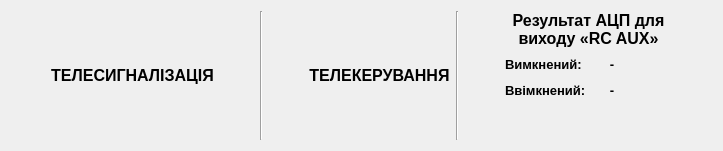
        <widget class="QWidget" name="tMonitor">
         <attribute name="title">
          <string>Монітор</string>
         </attribute>
         <layout class="QHBoxLayout" name="horizontalLayout_6">
          <item>
           <spacer name="horizontalSpacer_14">
            <property name="orientation">
             <enum>Qt::Orientation::Horizontal</enum>
            </property>
            <property name="sizeHint" stdset="0">
             <size>
              <width>40</width>
              <height>20</height>
             </size>
            </property>
           </spacer>
          </item>
          <item>
           <layout class="QVBoxLayout" name="vlTeleSignalStatus">
            <property name="spacing">
             <number>4</number>
            </property>
            <item>
             <widget class="QLabel" name="lTsState">
              <property name="minimumSize">
               <size>
                <width>0</width>
                <height>25</height>
               </size>
              </property>
              <property name="maximumSize">
               <size>
                <width>1000</width>
                <height>25</height>
               </size>
              </property>
              <property name="font">
               <font>
                <pointsize>12</pointsize>
                <bold>true</bold>
               </font>
              </property>
              <property name="text">
               <string>ТЕЛЕСИГНАЛІЗАЦІЯ</string>
              </property>
              <property name="alignment">
               <set>Qt::AlignmentFlag::AlignCenter</set>
              </property>
             </widget>
            </item>
           </layout>
          </item>
          <item>
           <spacer name="horizontalSpacer">
            <property name="orientation">
             <enum>Qt::Orientation::Horizontal</enum>
            </property>
            <property name="sizeHint" stdset="0">
             <size>
              <width>40</width>
              <height>20</height>
             </size>
            </property>
           </spacer>
          </item>
          <item>
           <widget class="Line" name="line_3">
            <property name="orientation">
             <enum>Qt::Orientation::Vertical</enum>
            </property>
           </widget>
          </item>
          <item>
           <spacer name="horizontalSpacer_13">
            <property name="orientation">
             <enum>Qt::Orientation::Horizontal</enum>
            </property>
            <property name="sizeHint" stdset="0">
             <size>
              <width>40</width>
              <height>20</height>
             </size>
            </property>
           </spacer>
          </item>
          <item>
           <layout class="QVBoxLayout" name="vlTcControlMonitorInternal">
            <property name="spacing">
             <number>4</number>
            </property>
            <property name="leftMargin">
             <number>0</number>
            </property>
            <item>
             <widget class="QLabel" name="label_4">
              <property name="minimumSize">
               <size>
                <width>0</width>
                <height>25</height>
               </size>
              </property>
              <property name="maximumSize">
               <size>
                <width>1000</width>
                <height>25</height>
               </size>
              </property>
              <property name="font">
               <font>
                <pointsize>12</pointsize>
                <bold>true</bold>
               </font>
              </property>
              <property name="text">
               <string>ТЕЛЕКЕРУВАННЯ</string>
              </property>
              <property name="alignment">
               <set>Qt::AlignmentFlag::AlignCenter</set>
              </property>
             </widget>
            </item>
           </layout>
          </item>
          <item>
           <spacer name="horizontalSpacer_9">
            <property name="orientation">
             <enum>Qt::Orientation::Horizontal</enum>
            </property>
            <property name="sizeHint" stdset="0">
             <size>
              <width>0</width>
              <height>20</height>
             </size>
            </property>
           </spacer>
          </item>
          <item>
           <widget class="Line" name="line_7">
            <property name="orientation">
             <enum>Qt::Orientation::Vertical</enum>
            </property>
           </widget>
          </item>
          <item>
           <spacer name="horizontalSpacer_8">
            <property name="orientation">
             <enum>Qt::Orientation::Horizontal</enum>
            </property>
            <property name="sizeHint" stdset="0">
             <size>
              <width>40</width>
              <height>20</height>
             </size>
            </property>
           </spacer>
          </item>
          <item>
           <layout class="QVBoxLayout" name="verticalLayout_3">
            <property name="spacing">
             <number>6</number>
            </property>
            <property name="leftMargin">
             <number>0</number>
            </property>
            <item>
             <widget class="QLabel" name="label_5">
              <property name="font">
               <font>
                <pointsize>12</pointsize>
                <bold>true</bold>
               </font>
              </property>
              <property name="text">
               <string>Результат АЦП для
виходу «RC AUX»</string>
              </property>
              <property name="alignment">
               <set>Qt::AlignmentFlag::AlignCenter</set>
              </property>
             </widget>
            </item>
            <item>
             <layout class="QHBoxLayout" name="horizontalLayout_10">
              <item>
               <widget class="QLabel" name="lRcAdcOffName">
                <property name="font">
                 <font>
                  <pointsize>10</pointsize>
                  <bold>true</bold>
                 </font>
                </property>
                <property name="text">
                 <string>Вимкнений: </string>
                </property>
               </widget>
              </item>
              <item>
               <widget class="QLabel" name="lRcAdcOffVal">
                <property name="minimumSize">
                 <size>
                  <width>40</width>
                  <height>0</height>
                 </size>
                </property>
                <property name="maximumSize">
                 <size>
                  <width>40</width>
                  <height>16777215</height>
                 </size>
                </property>
                <property name="font">
                 <font>
                  <pointsize>10</pointsize>
                  <bold>true</bold>
                 </font>
                </property>
                <property name="text">
                 <string>-</string>
                </property>
                <property name="alignment">
                 <set>Qt::AlignmentFlag::AlignCenter</set>
                </property>
               </widget>
              </item>
              <item>
               <spacer name="horizontalSpacer_17">
                <property name="orientation">
                 <enum>Qt::Orientation::Horizontal</enum>
                </property>
                <property name="sizeHint" stdset="0">
                 <size>
                  <width>40</width>
                  <height>20</height>
                 </size>
                </property>
               </spacer>
              </item>
             </layout>
            </item>
            <item>
             <layout class="QHBoxLayout" name="horizontalLayout_11">
              <property name="topMargin">
               <number>0</number>
              </property>
              <item>
               <widget class="QLabel" name="lRcAdcOnName">
                <property name="font">
                 <font>
                  <pointsize>10</pointsize>
                  <bold>true</bold>
                 </font>
                </property>
                <property name="text">
                 <string>Ввімкнений:</string>
                </property>
               </widget>
              </item>
              <item>
               <widget class="QLabel" name="lRcAdcOnVal">
                <property name="minimumSize">
                 <size>
                  <width>40</width>
                  <height>0</height>
                 </size>
                </property>
                <property name="maximumSize">
                 <size>
                  <width>40</width>
                  <height>16777215</height>
                 </size>
                </property>
                <property name="font">
                 <font>
                  <pointsize>10</pointsize>
                  <bold>true</bold>
                 </font>
                </property>
                <property name="text">
                 <string>-</string>
                </property>
                <property name="alignment">
                 <set>Qt::AlignmentFlag::AlignCenter</set>
                </property>
               </widget>
              </item>
              <item>
               <spacer name="horizontalSpacer_18">
                <property name="orientation">
                 <enum>Qt::Orientation::Horizontal</enum>
                </property>
                <property name="sizeHint" stdset="0">
                 <size>
                  <width>40</width>
                  <height>20</height>
                 </size>
                </property>
               </spacer>
              </item>
             </layout>
            </item>
            <item>
             <spacer name="verticalSpacer_2">
              <property name="orientation">
               <enum>Qt::Orientation::Vertical</enum>
              </property>
              <property name="sizeHint" stdset="0">
               <size>
                <width>20</width>
                <height>40</height>
               </size>
              </property>
             </spacer>
            </item>
           </layout>
          </item>
          <item>
           <spacer name="horizontalSpacer_16">
            <property name="orientation">
             <enum>Qt::Orientation::Horizontal</enum>
            </property>
            <property name="sizeHint" stdset="0">
             <size>
              <width>40</width>
              <height>20</height>
             </size>
            </property>
           </spacer>
          </item>
         </layout>
        </widget>
